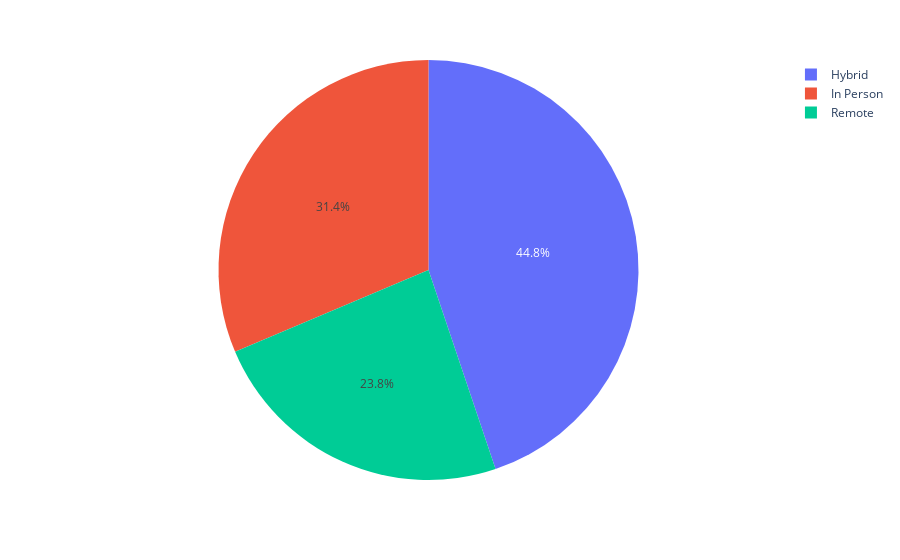

The notebook cell this image was saved under:
### Markdown cell above
### 1. Количество учеников каждой формы обучения

### Code cell
data1 = ds[['learning_modality', 'student_count']].groupby('learning_modality').sum()

px.pie(None, data1.index.values, data1['student_count'])

### Figure 1 — Plotly figure (JSON) as saved in the notebook; plotly's stock layout.template omitted (floating-point values rounded to 4 significant figures)
{"data": [{"domain": {"x": [0, 1], "y": [0, 1]}, "hovertemplate": "label=%{label}<br>value=%{value}<extra></extra>", "labels": ["Hybrid", "In Person", "Remote"], "legendgroup": "", "name": "", "showlegend": true, "type": "pie", "values": [800808243, 560436601, 425175008]}], "layout": {"legend": {"tracegroupgap": 0}, "margin": {"t": 60}}}
